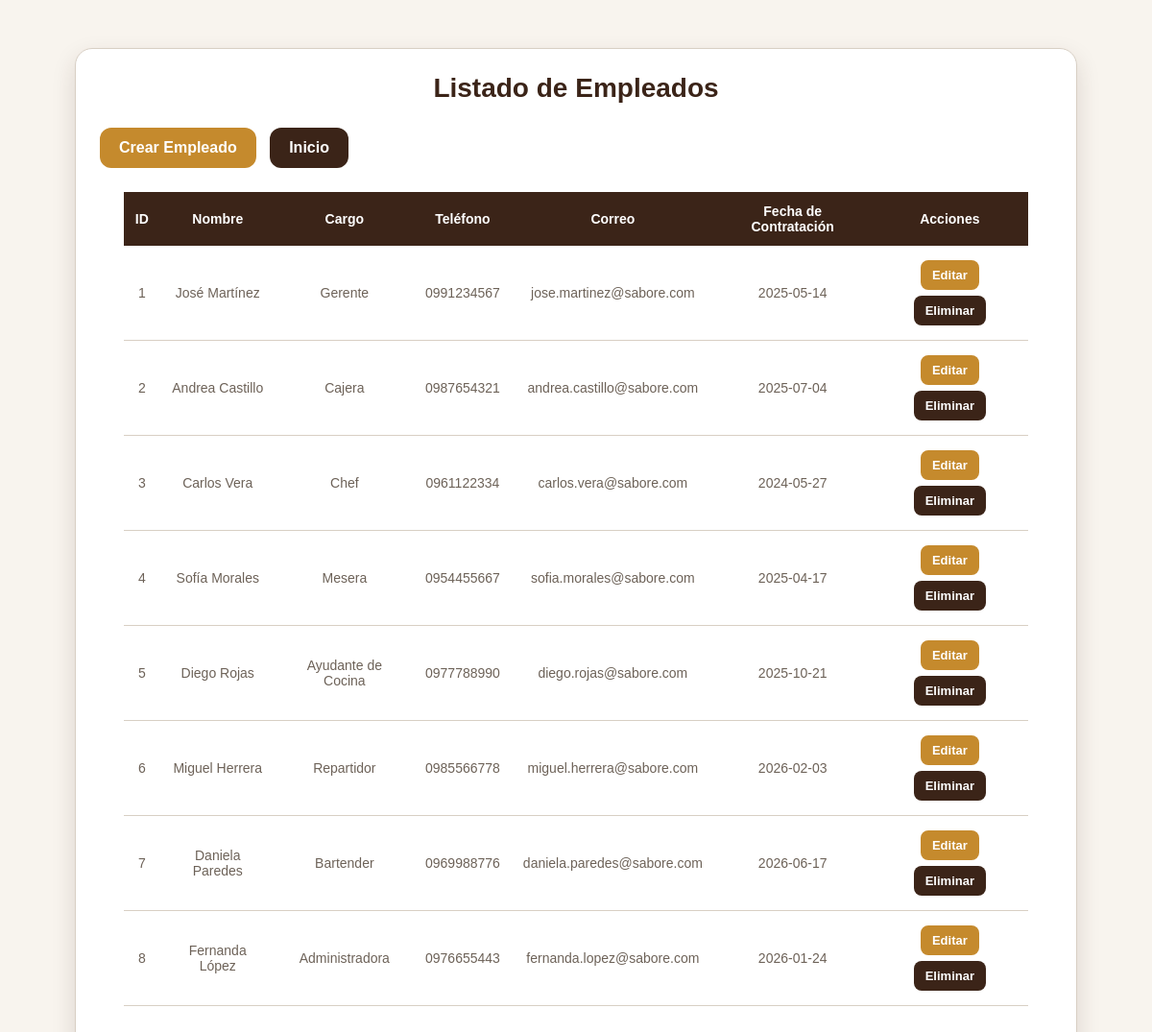
Page /index.php?url=empleados/listar on the committed database.
### tables this page shows
CREATE TABLE `empleado` (
  `id_empleado` int(11) NOT NULL,
  `nombre` varchar(100) NOT NULL,
  `cargo` varchar(50) DEFAULT NULL,
  `telefono` varchar(20) DEFAULT NULL,
  `email` varchar(100) DEFAULT NULL,
  `fecha_contratacion` date DEFAULT NULL
);

### app/controllers/EmpleadoController.php (called while the page is built, shortened)
<?php
require_once __DIR__ . '/../models/Empleado.php';
class EmpleadoController
{
    public function listar()
    {
        $empleados = Empleado::obtenerTodos();
        require __DIR__ . "/../views/Empleados/listarempleados.php";
    }
}

### app/models/Empleado.php (called while the page is built, shortened)
<?php
class Empleado
{
    public static function obtenerTodos()
    {
        $conn = Conexion::conectar();
        $sql = "SELECT *
                FROM empleado
                ORDER BY id_empleado ASC";
        $resultado = $conn->query($sql);
        $empleados = [];
        while ($fila = $resultado->fetch_assoc()) {
            $empleados[] = $fila;
        }
        return $empleados;
    }
}

### app/views/Empleados/listarempleados.php (the view, shortened to what this page needs)
<?php
$empleados = $empleados ?? [];
?>
<!DOCTYPE html>
<html lang="en">
<head>
    <link rel="stylesheet" href="css/styles.css">
</head>
<body>
<div class="contenedor">
    <div class="card">
        <h1>Listado de Empleados</h1>
        <a class="btn-crear"
           href="index.php?url=empleados/crearForm">
            Crear Empleado
        </a>
        <a class="btn-inicio"
           href="index.php">
            Inicio
        </a>
        <table class="tabla">
            <tr>
                <th>ID</th>
                <th>Nombre</th>
                <th>Cargo</th>
                <th>Teléfono</th>
                <th>Correo</th>
                <th>Fecha de Contratación</th>
                <th>Acciones</th>
            </tr>
            <?php foreach ($empleados as $e): ?>
            <tr>
                <td>
                    <?= htmlspecialchars($e["id_empleado"]) ?>
                </td>
                <td>
                    <?= htmlspecialchars($e["nombre"]) ?>
                </td>
                <td>
                    <?= htmlspecialchars($e["cargo"]) ?>
                </td>
                <td>
                    <?= htmlspecialchars($e["telefono"]) ?>
                </td>
                <td>
                    <?= htmlspecialchars($e["email"]) ?>
                </td>
                <td>
                    <?= htmlspecialchars($e["fecha_contratacion"]) ?>
                </td>
                <td>
                    <a class="btn-editar"
                       href="index.php?url=empleados/editarForm&id=<?= $e["id_empleado"] ?>">
                        Editar
                    </a>
                    <a class="btn-eliminar"
                       href="index.php?url=empleados/eliminar&id=<?= $e["id_empleado"] ?>"
                       onclick="return confirm('¿Está seguro de eliminar este empleado?')">
                        Eliminar
                    </a>
                </td>
            </tr>
            <?php endforeach; ?>
        </table>
    </div>
</div>
</body>
</html>

### public/css/styles.css (style rules this page uses)
:root { --cafe:#3B2418; --dorado:#C58A2D; --crema:#F8F4EE; --gris-texto:#6D6258; --blanco:#FFFFFF; --borde:#D8CFC4; }
* { margin:0; padding:0; box-sizing:border-box; font-family:'Poppins',sans-serif; }
body { background:var(--crema); color:var(--cafe); min-height:100vh; }
.formulario h1, .card h1 { text-align:center; color:var(--cafe); font-size:28px; margin-bottom:25px; }
.btn-crear { display:inline-block; padding:12px 20px; background:var(--dorado); color:var(--blanco); text-decoration:none; border-radius:12px; font-weight:600; transition:.3s; }
.btn-inicio { display:inline-block; margin-left:10px; padding:12px 20px; background:var(--cafe); color:var(--blanco); text-decoration:none; border-radius:12px; font-weight:600; }
.contenedor { width:100%; min-height:100vh; padding:20px; display:flex; justify-content:center; }
.card { width:90%; max-width:1050px; margin:30px auto; background:var(--blanco); padding:25px; border-radius:18px; box-shadow:0 10px 25px rgba(59,36,24,0.15); border:1px solid var(--borde); overflow:hidden; }
.tabla { width:95%; margin:25px auto; border-collapse:collapse; }
.tabla th { background:var(--cafe); color:var(--blanco); padding:12px; text-align:center; font-size:14px; }
.tabla td { padding:12px; color:var(--gris-texto); border-bottom:1px solid var(--borde); text-align:center; font-size:14px; }
.btn-editar, .btn-eliminar { display:inline-block; padding:8px 12px; border-radius:8px; text-decoration:none; font-size:13px; font-weight:600; margin:3px; }
.btn-editar { background:var(--dorado); color:var(--blanco); }
.btn-eliminar { background:var(--cafe); color:var(--blanco); }

### rows in the picture
empleado: id_empleado "1", nombre "José Martínez", cargo "Gerente", telefono "0991234567", email "jose.martinez@sabore.com", fecha_contratacion "2025-05-14"
empleado: id_empleado "2", nombre "Andrea Castillo", cargo "Cajera", telefono "0987654321", email "andrea.castillo@sabore.com", fecha_contratacion "2025-07-04"
empleado: id_empleado "3", nombre "Carlos Vera", cargo "Chef", telefono "0961122334", email "carlos.vera@sabore.com", fecha_contratacion "2024-05-27"
empleado: id_empleado "4", nombre "Sofía Morales", cargo "Mesera", telefono "0954455667", email "sofia.morales@sabore.com", fecha_contratacion "2025-04-17"
empleado: id_empleado "5", nombre "Diego Rojas", cargo "Ayudante de Cocina", telefono "0977788990", email "diego.rojas@sabore.com", fecha_contratacion "2025-10-21"
empleado: id_empleado "6", nombre "Miguel Herrera", cargo "Repartidor", telefono "0985566778", email "miguel.herrera@sabore.com", fecha_contratacion "2026-02-03"
empleado: id_empleado "7", nombre "Daniela Paredes", cargo "Bartender", telefono "0969988776", email "daniela.paredes@sabore.com", fecha_contratacion "2026-06-17"
empleado: id_empleado "8", nombre "Fernanda López", cargo "Administradora", telefono "0976655443", email "fernanda.lopez@sabore.com", fecha_contratacion "2026-01-24"
